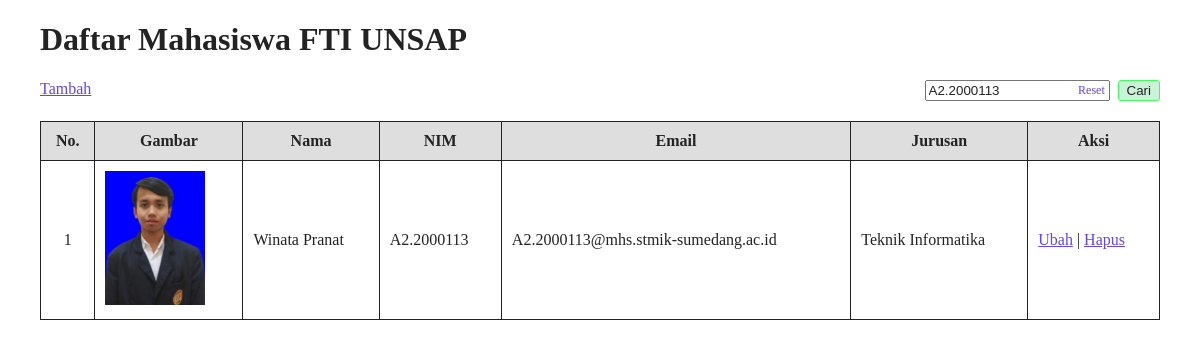
The page /index.php?keyword=A2.2000113 on the database its author committed.
### tables this page shows
CREATE TABLE `mahasiswa` (
  `id` int(11) NOT NULL,
  `nama` varchar(100) DEFAULT NULL,
  `nim` char(10) DEFAULT NULL,
  `email` varchar(100) DEFAULT NULL,
  `jurusan` varchar(100) DEFAULT NULL,
  `gambar` varchar(100) DEFAULT NULL
);

### functions.php (called while the page is built, shortened)
<?php
$connection = mysqli_connect('localhost','root','','phpdasar');
function query($query){
    global $connection;
    $result = mysqli_query($connection, $query);
    $rows = [];
    while($row = mysqli_fetch_assoc($result)) {
        $rows[] = $row;
    }
    return $rows;
}

### index.php (the view, shortened to what this page needs)
<?php
require "functions.php";
$mahasiswa = query("SELECT * FROM mahasiswa");
$keyword = "";
if(isset($_GET['keyword'])){
    $keyword = $_GET['keyword'];
    $query = "SELECT * FROM mahasiswa WHERE
      nim LIKE '%$keyword%' OR
      nama LIKE '%$keyword%' OR
      email LIKE '%$keyword%' OR
      jurusan LIKE '%$keyword%'";
    $mahasiswa = query($query);
}
?>
<!doctype html>
<html lang="en">
  <head>
    <link rel="stylesheet" href="./style.css?v=12">
  </head>
  <body>
    <main>
      <h1>Daftar Mahasiswa FTI UNSAP</h1>
      <div class="d-flex justify-content-between" style="margin-bottom: 20px">
        <a href="tambah.php" style="display: inline-block;">Tambah</a>
        <form method="get" action="" class="d-flex" style="gap:.5rem;">
          <div style="position: relative;">
            <input type="text" name="keyword" value="<?=$keyword?>">
            <?if(isset($_GET['keyword'])):?>
              <a href="?" class="reset-btn">Reset</a>
            <?php endif; ?>
          </div>
          <div><button class="btn green" type="submit" style="display: inline-block">Cari</button></div>
        </form>
      </div>
        <table class="table-style" cellspacing="0" cellpadding="10" style="width: 100%;">
            <tr>
                <th class="text-center">No.</th>
                <th>Gambar</th>
                <th>Nama</th>
                <th>NIM</th>
                <th>Email</th>
                <th>Jurusan</th>
                <th>Aksi</th>
            </tr>
            <?php if (!empty($mahasiswa)):?>
              <?php foreach ($mahasiswa as $i=>$mhs):?>
              <tr>
                  <td class="text-center"><?=$i+=1?></td>
                  <td><img width="100px" src="img/<?= $mhs['gambar']?>" alt=""></td>
                  <td><?= $mhs['nama']?></td>
                  <td><?= $mhs['nim']?></td>
                  <td><?= $mhs['email']?></td>
                  <td><?= $mhs['jurusan']?></td>
                  <td>
                    <a href="ubah.php?id_ubah=<?= $mhs['id']?>">Ubah</a> |
                    <a href="hapus.php?id_hapus=<?= $mhs['id']?>">Hapus</a>
                  </td>
              </tr>
              <?php endforeach; ?>
            <?php endif?>
        </table>
    </main>
  </body>
</html>

### style.css (style rules this page uses)
* { color: #232323; }
a { color: #6045f8 !important; }
main { width: 100%; padding-left: 2rem; padding-right: 2rem; padding-bottom: 3rem; box-sizing: border-box !important; }
.btn, ul.input-list li button { padding-top: .125rem; padding-bottom: .125rem; background-color: #fefefa; padding-left: .5rem; padding-right: .5rem; border-radius: 3px; display: inline-block; }
.btn.green, ul.input-list li button.green { background-color: #c9f3d7; border: solid 1px #45f85d; color:#222 }
.table-style td { border: 1px solid #222; }
.table-style th { border: 1px solid #222; background-color: #dedede; }
.table-style { width: 100%; border-collapse: collapse; border: 1px solid #222; }
.d-flex { display: flex }
.justify-content-between { justify-content: space-between; }
.text-center { text-align: center; }
.reset-btn { display: block; position: absolute; right:0.3rem; top: 0; bottom:0; font-size:12px; text-decoration: none; display: flex; align-items: center; }

### rows shown on the page
mahasiswa: i "1", gambar (picture), nama "Winata Pranat", nim "A2.2000113", email "A2.2000113@mhs.stmik-sumedang.ac.id", jurusan "Teknik Informatika"
